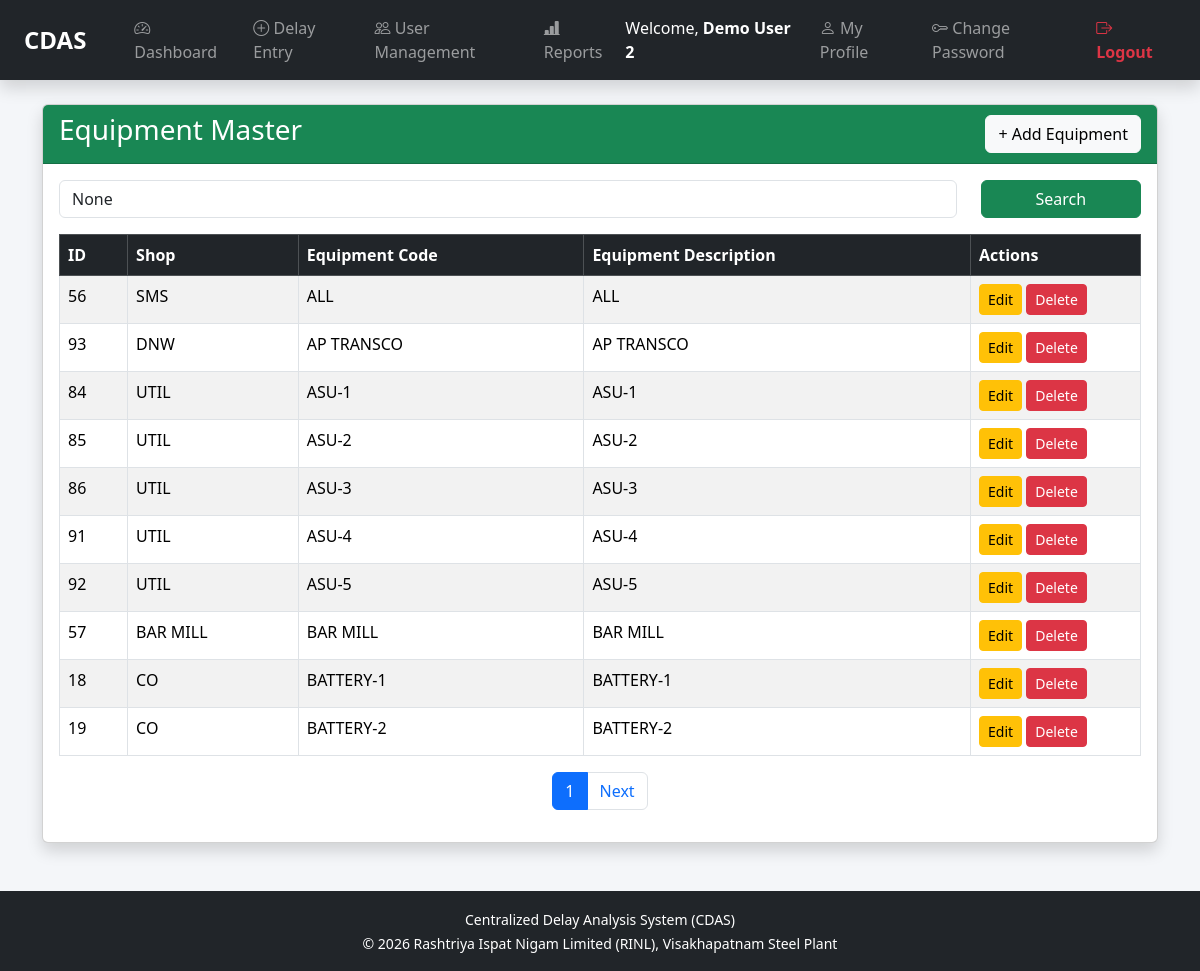
/equipment/equipment/ (signed in), run on the app's committed database.
### masters/models.py (models this page shows, shortened)
class Equipment(models.Model):
    shop = models.ForeignKey(Shop, on_delete=models.CASCADE)
    eqpt_code = models.CharField(max_length=20)
    eqpt_desc = models.CharField(max_length=100)

class Shop(models.Model):
    shop_code = models.CharField(max_length=20, unique=True)
    shop_desc = models.CharField(max_length=100)

### masters/views.py (the view)
def equipment_list(request):
    if "emp_no" not in request.session:
        return redirect("login")
    if request.session.get("role") != "Admin":
        return redirect("dashboard")
    search = request.GET.get("search")
    equipment = Equipment.objects.select_related(
        "shop"
    ).order_by("eqpt_code")
    if search:
        equipment = equipment.filter(
            eqpt_desc__icontains=search
        )
    paginator = Paginator(equipment, 10)
    page = request.GET.get("page")
    equipment = paginator.get_page(page)
    return render(
        request,
        "masters/equipment_list.html",
        {
            "equipment": equipment,
            "search": search,
        }
    )

### masters/templates/masters/equipment_list.html (shortened to what this page needs)
{% extends "base.html" %}
{% block content %}
<div class="container mt-4">
    <div class="card shadow">
        <div class="card-header bg-success text-white">
            <div class="d-flex justify-content-between align-items-center">
                <h3>Equipment Master</h3>
                <a href="{% url 'equipment_add' %}"
                   class="btn btn-light">
                    + Add Equipment
                </a>
            </div>
        </div>
        <div class="card-body">
            <form method="GET" class="row mb-3">
                <div class="col-md-10">
                    <input
                        type="text"
                        name="search"
                        class="form-control"
                        placeholder="Search Equipment..."
                        value="{{ search }}">
                </div>
                <div class="col-md-2">
                    <button class="btn btn-success w-100">
                        Search
                    </button>
                </div>
            </form>
            <table class="table table-bordered table-striped table-hover">
                <thead class="table-dark">
                    <tr>
                        <th>ID</th>
                        <th>Shop</th>
                        <th>Equipment Code</th>
                        <th>Equipment Description</th>
                        <th width="170">Actions</th>
                    </tr>
                </thead>
                <tbody>
                {% for e in equipment %}
                    <tr>
                        <td>{{ e.id }}</td>
                        <td>{{ e.shop.shop_desc }}</td>
                        <td>{{ e.eqpt_code }}</td>
                        <td>{{ e.eqpt_desc }}</td>
                        <td>
                            <a href="{% url 'equipment_edit' e.id %}"
                               class="btn btn-warning btn-sm">
                                Edit
                            </a>
                            <a href="{% url 'equipment_delete' e.id %}"
                               class="btn btn-danger btn-sm"
                               onclick="return confirm('Delete this equipment?');">
                                Delete
                            </a>
                        </td>
                    </tr>
                {% endfor %}
                </tbody>
            </table>
            <nav>
                <ul class="pagination justify-content-center">
                    <li class="page-item active">
                        <span class="page-link">
                            {{ equipment.number }}
                        </span>
                    </li>
                    {% if equipment.has_next %}
                    <li class="page-item">
                        <a class="page-link"
                           href="?page={{ equipment.next_page_number }}&search={{ search }}">
                            Next
                        </a>
                    </li>
                    {% endif %}
                </ul>
            </nav>
        </div>
    </div>
</div>
{% endblock %}

### static/css/style.css (style rules this page uses)
body { background:#f4f6f9; }
table { background:white; }
.card { box-shadow:0px 2px 8px rgba(0,0,0,0.1); }
.card-header { font-weight:600; }

### data on the page
Equipment: id "56", shop.shop_desc "SMS", eqpt_code "ALL", eqpt_desc "ALL"
Equipment: id "93", shop.shop_desc "DNW", eqpt_code "AP TRANSCO", eqpt_desc "AP TRANSCO"
Equipment: id "84", shop.shop_desc "UTIL", eqpt_code "ASU-1", eqpt_desc "ASU-1"
Equipment: id "85", shop.shop_desc "UTIL", eqpt_code "ASU-2", eqpt_desc "ASU-2"
Equipment: id "86", shop.shop_desc "UTIL", eqpt_code "ASU-3", eqpt_desc "ASU-3"
Equipment: id "91", shop.shop_desc "UTIL", eqpt_code "ASU-4", eqpt_desc "ASU-4"
Equipment: id "92", shop.shop_desc "UTIL", eqpt_code "ASU-5", eqpt_desc "ASU-5"
Equipment: id "57", shop.shop_desc "BAR MILL", eqpt_code "BAR MILL", eqpt_desc "BAR MILL"
Equipment: id "18", shop.shop_desc "CO", eqpt_code "BATTERY-1", eqpt_desc "BATTERY-1"
Equipment: id "19", shop.shop_desc "CO", eqpt_code "BATTERY-2", eqpt_desc "BATTERY-2"

### other printed values
{{ request.session.emp_name|default:"System Admin" }} "Demo User 2"
{{ equipment.number }} "1"
